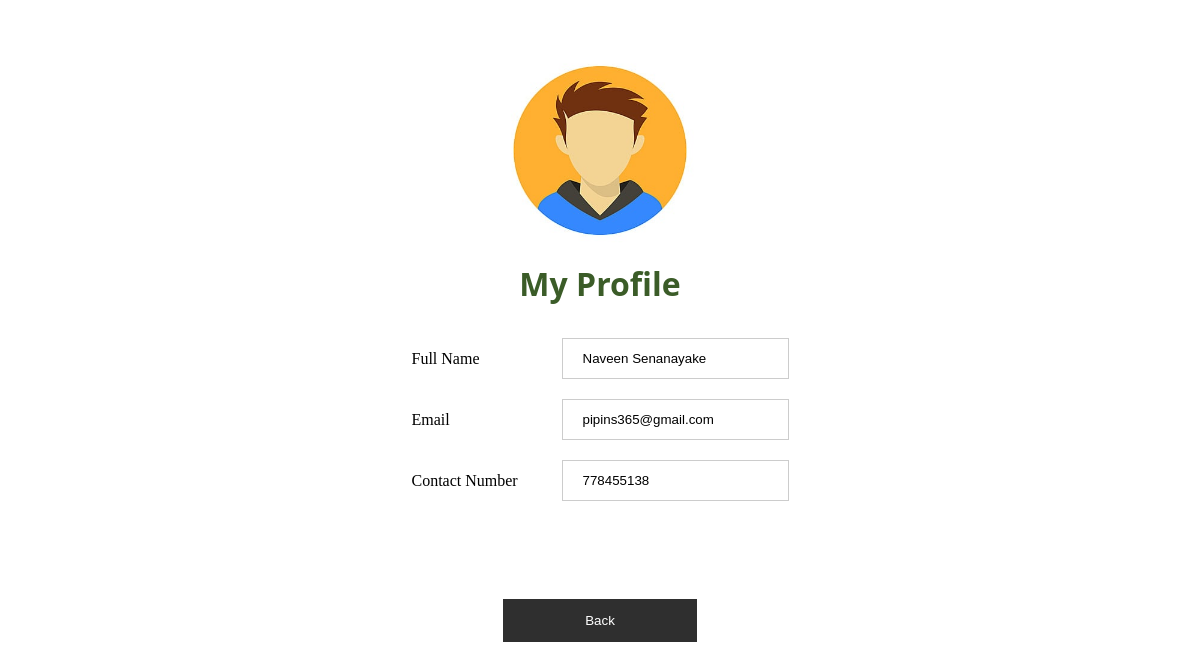
/Profile.php (signed in), run on the app's committed database.
### tables this page shows
CREATE TABLE IF NOT EXISTS `user` (
  `Fullname` varchar(100) NOT NULL,
  `Email` varchar(50) NOT NULL,
  `Cnumber` int(11) NOT NULL,
  `Password` varchar(50) NOT NULL,
  `utype` varchar(10) NOT NULL,
  PRIMARY KEY (`Email`)
);

### Profile.php (the view, shortened to what this page needs)
<head>
<link rel="stylesheet" type="text/css" href="login.css" />
</head>
<body>
	  <?php
	$con = mysqli_connect("localhost","root","","buyfresh");
	$sql ="SELECT * FROM `user` WHERE `Email` = '".$_SESSION["txtuname"]."'";
	$result=mysqli_query($con,$sql);
	if(mysqli_num_rows($result)>0)
	{
		$row =mysqli_fetch_assoc($result);
	?>
<p>&nbsp;</p>
<table width="258" height="212" border="0" align="center">
  <tbody>
    <tr>
      <td width="211" align="center"><img src="Images/pngtree-cartoon-color-simple-male-avatar-png-image_1934459.jpg" width="216" height="211" alt=""/></td>
    </tr>
  </tbody>
</table>
<table height="233" align="center">
	<tr>
		<td colspan="2" bgcolor="#FFFFFF"><h1 align="center" style="font-family: Segoe, 'Segoe UI', 'DejaVu Sans', 'Trebuchet MS', Verdana, sans-serif; color: #3B5C28;">My Profile</h1></td>
  </tr>
	<tr>
	<td width="146">Full Name</td>
	<td width="227"><input type="text" name="txtFullName" id="txtFullName" value="<?php echo $row["Fullname"];?>" readonly></td>
	</tr>
	<tr>
	<td width="146">Email</td>
	<td width="227"><input type="text" name="txtEmail" id="txtEmail" value="<?php echo $row["Email"];?>" readonly></td>
	</tr>
	<tr>
	<td width="146">Contact Number</td>
	<td width="227"><input type="text" name="txtContact" id="txtContact" value="<?php echo $row["Cnumber"];?>" readonly></td>
	</tr>
</table>
	<p>&nbsp;</p>
	<p>&nbsp;</p>
	<table width="200" border="0" align="center">
  <tbody>
    <tr>
      <td width="227" align="center"><a href="Home.php"><button type="submit" name="btnsubmit" id="subbtn">Back</button></a></td>
    </tr>
  </tbody>
</table>
	<?php
		}
		 ?>
</body>
</html>

### login.css (style rules this page uses)
input[type=text], input[type=password] ,input[type=file] { width: 100%; padding: 12px 20px; margin: 8px 0; display: inline-block; border: 1px solid #ccc; box-sizing: border-box; }
button { background-color:#2F2F2F; color: white; padding: 14px 20px; border: none; width: 100%; }

### data on the page
user: txtFullName "Naveen Senanayake", txtEmail "pipins365@gmail.com", txtContact "778455138"
